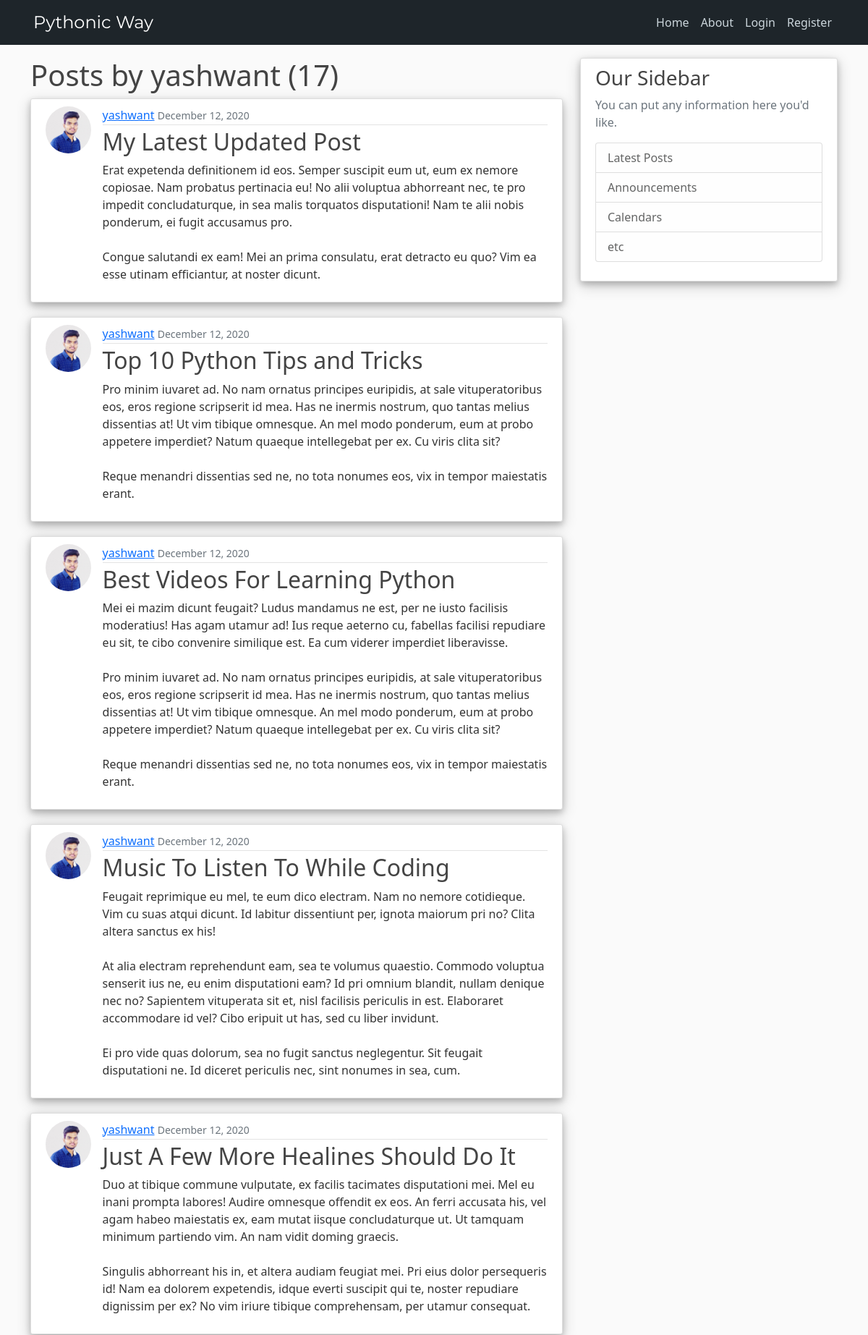
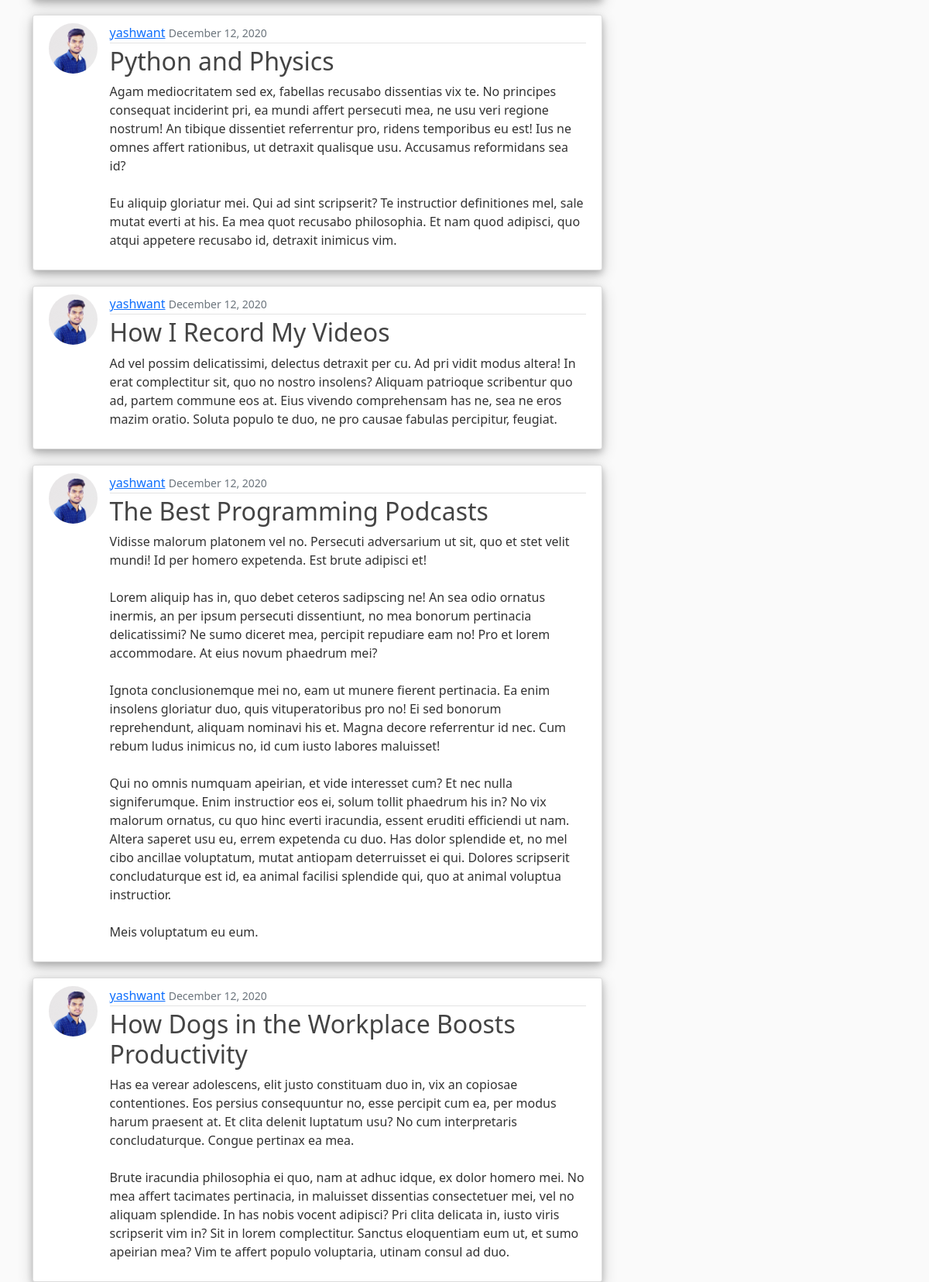
Screenshot of /user/yashwant (upper part) with the database file from the repository (2 pictures, top to bottom).
### blog/models.py (models this page shows, shortened)
class Post(models.Model):
      title = models.CharField(max_length = 100)
      content = models.TextField()
      date_posted = models.DateTimeField(default = timezone.now)
      author = models.ForeignKey(User, on_delete = models.CASCADE) #here we are making relationship between author and post

### users/models.py (models this page shows, shortened)
class Profile(models.Model):
      user = models.OneToOneField(User, on_delete=models.CASCADE)
      image = models.ImageField(default='default.jpg', upload_to='profile_pics')

### blog/views.py (the view)
# urls.py: path('user/<str:username>', UserPostListView.as_view(), name='user-post'),
class UserPostListView(ListView):
      model = Post
      template_name = 'blog/user_post.html' #<app> / <model>_<viewtype>.html this is what default listview is looking for
      context_object_name = 'posts'
      paginate_by = 10
      def get_queryset(self):
            user = get_object_or_404(User, username=self.kwargs.get('username'))
            return Post.objects.filter(author = user).order_by('-date_posted')

### blog/templates/blog/user_post.html (shortened to what this page needs)
{% extends "blog/base.html"%}
{% block content %}
      <h1 class="bm-3">Posts by {{ view.kwargs.username }} ({{ page_obj.paginator.count }})</h1>
      {% for post in posts %}
            <article class="media content-section">
                  <div class="d-flex">
                        <img class="rounded-circle article-img" src="{{ post.author.profile.image.url }}" alt="Profile Picture">
                        <div class="media-body">
                              <div class="article-metadata">
                                    <a class="mr-2" href="{% url 'user-post' post.author.username %}">{{ post.author }}</a>
                                    <small class="text-muted">{{ post.date_posted|date:"F d, Y" }}</small>
                              </div>
                              <h2><a class="article-title" href="{% url 'post-detail' post.id %}">{{ post.title }}</a></h2>
                              <p class="article-content">{{ post.content }}</p>
                        </div>
                  </div>
            </article>
      {%  endfor %}
{% endblock content%}

### blog/static/blog/main.css (style rules this page uses)
body { background: #fafafa; color: #333333; margin-top: 5rem; }
h1, h2, h3, h4, h5, h6 { color: #444444; }
.content-section { background: #ffffff; padding: 10px 20px; border: 1px solid #dddddd; border-radius: 3px; margin-bottom: 20px; }
.content-section { box-shadow: 0 4px 8px 0 rgba(0, 0, 0, 0.2), 0 6px 20px 0 rgba(0, 0, 0, 0.19); }
.article-title { color: #444444; }
a.article-title { text-decoration:none; }
.article-content { white-space: pre-line; }
.article-img { height: 65px; width: 65px; margin-right: 16px; }
.article-metadata { padding-bottom: 1px; margin-bottom: 4px; border-bottom: 1px solid #e3e3e3 }

### rows the page displays
Post: author.profile.image (picture), author "yashwant", date_posted "December 12, 2020", title "My Latest Updated Post", content "Erat expetenda definitionem id eos. Semper suscipit eum ut, eum ex nemore copiosae. Nam probatus pertinacia eu! No alii voluptua abhorreant nec, te pro impedit concludaturque, in sea malis torquatos disputationi! Nam te alii nobis ponderum, ei fugit accusamus pro. Congue salutandi ex eam! Mei an prima consulatu, erat detracto eu quo? Vim ea esse utinam efficiantur, at noster dicunt."
Post: author.profile.image (picture), author "yashwant", date_posted "December 12, 2020", title "Top 10 Python Tips and Tricks", content "Pro minim iuvaret ad. No nam ornatus principes euripidis, at sale vituperatoribus eos, eros regione scripserit id mea. Has ne inermis nostrum, quo tantas melius dissentias at! Ut vim tibique omnesque. An mel modo ponderum, eum at probo appetere imperdiet? Natum quaeque intellegebat per ex. Cu viris clita sit? Reque menandri dissentias sed ne, no tota nonumes eos, vix in tempor maiestatis erant."
Post: author.profile.image (picture), author "yashwant", date_posted "December 12, 2020", title "Best Videos For Learning Python", content "Mei ei mazim dicunt feugait? Ludus mandamus ne est, per ne iusto facilisis moderatius! Has agam utamur ad! Ius reque aeterno cu, fabellas facilisi repudiare eu sit, te cibo convenire similique est. Ea cum viderer imperdiet liberavisse. Pro minim iuvaret ad. No nam ornatus principes euripidis, at sale vituperatoribus eos, eros regione scripserit id mea. Has ne inermis nostrum, quo tantas melius dissentias at! Ut vim tibique omnesque. An mel modo ponderum, eum at probo appetere imperdiet? Natum quaeque intellegebat per ex. Cu viris clita sit? Reque menandri dissentias sed ne, no tota nonumes eos, vix in tempor maiestatis erant."
Post: author.profile.image (picture), author "yashwant", date_posted "December 12, 2020", title "Music To Listen To While Coding", content "Feugait reprimique eu mel, te eum dico electram. Nam no nemore cotidieque. Vim cu suas atqui dicunt. Id labitur dissentiunt per, ignota maiorum pri no? Clita altera sanctus ex his! At alia electram reprehendunt eam, sea te volumus quaestio. Commodo voluptua senserit ius ne, eu enim disputationi eam? Id pri omnium blandit, nullam denique nec no? Sapientem vituperata sit et, nisl facilisis periculis in est. Elaboraret accommodare id vel? Cibo eripuit ut has, sed cu liber invidunt. Ei pro vide quas dolorum, sea no fugit sanctus neglegentur. Sit feugait disputationi ne. Id diceret periculis nec, sint nonumes in sea, cum."
Post: author.profile.image (picture), author "yashwant", date_posted "December 12, 2020", title "Just A Few More Healines Should Do It", content "Duo at tibique commune vulputate, ex facilis tacimates disputationi mei. Mel eu inani prompta labores! Audire omnesque offendit ex eos. An ferri accusata his, vel agam habeo maiestatis ex, eam mutat iisque concludaturque ut. Ut tamquam minimum partiendo vim. An nam vidit doming graecis. Singulis abhorreant his in, et altera audiam feugiat mei. Pri eius dolor persequeris id! Nam ea dolorem expetendis, idque everti suscipit qui te, noster repudiare dignissim per ex? No vim iriure tibique comprehensam, per utamur consequat."
Post: author.profile.image (picture), author "yashwant", date_posted "December 12, 2020", title "Python and Physics", content "Agam mediocritatem sed ex, fabellas recusabo dissentias vix te. No principes consequat inciderint pri, ea mundi affert persecuti mea, ne usu veri regione nostrum! An tibique dissentiet referrentur pro, ridens temporibus eu est! Ius ne omnes affert rationibus, ut detraxit qualisque usu. Accusamus reformidans sea id? Eu aliquip gloriatur mei. Qui ad sint scripserit? Te instructior definitiones mel, sale mutat everti at his. Ea mea quot recusabo philosophia. Et nam quod adipisci, quo atqui appetere recusabo id, detraxit inimicus vim."
Post: author.profile.image (picture), author "yashwant", date_posted "December 12, 2020", title "How I Record My Videos", content "Ad vel possim delicatissimi, delectus detraxit per cu. Ad pri vidit modus altera! In erat complectitur sit, quo no nostro insolens? Aliquam patrioque scribentur quo ad, partem commune eos at. Eius vivendo comprehensam has ne, sea ne eros mazim oratio. Soluta populo te duo, ne pro causae fabulas percipitur, feugiat."
Post: author.profile.image (picture), author "yashwant", date_posted "December 12, 2020", title "The Best Programming Podcasts", content "Vidisse malorum platonem vel no. Persecuti adversarium ut sit, quo et stet velit mundi! Id per homero expetenda. Est brute adipisci et! Lorem aliquip has in, quo debet ceteros sadipscing ne! An sea odio ornatus inermis, an per ipsum persecuti dissentiunt, no mea bonorum pertinacia delicatissimi? Ne sumo diceret mea, percipit repudiare eam no! Pro et lorem accommodare. At eius novum phaedrum mei? Ignota conclusionemque mei no, eam ut munere fierent pertinacia. Ea enim insolens gloriatur duo, quis vituperatoribus pro no! Ei sed bonorum reprehendunt, aliquam nominavi his et. Magna decore referrentur id nec. Cum rebum ludus inimicus no, id cum iusto labores maluisset! Qui no omnis numquam…"
Post: author.profile.image (picture), author "yashwant", date_posted "December 12, 2020", title "How Dogs in the Workplace Boosts Productivity", content "Has ea verear adolescens, elit justo constituam duo in, vix an copiosae contentiones. Eos persius consequuntur no, esse percipit cum ea, per modus harum praesent at. Et clita delenit luptatum usu? No cum interpretaris concludaturque. Congue pertinax ea mea. Brute iracundia philosophia ei quo, nam at adhuc idque, ex dolor homero mei. No mea affert tacimates pertinacia, in maluisset dissentias consectetuer mei, vel no aliquam splendide. In has nobis vocent adipisci? Pri clita delicata in, iusto viris scripserit vim in? Sit in lorem complectitur. Sanctus eloquentiam eum ut, et sumo apeirian mea? Vim te affert populo voluptaria, utinam consul ad duo."

### other values shown
{{ view.kwargs.username }} "yashwant"
{{ page_obj.paginator.count }} "17"
